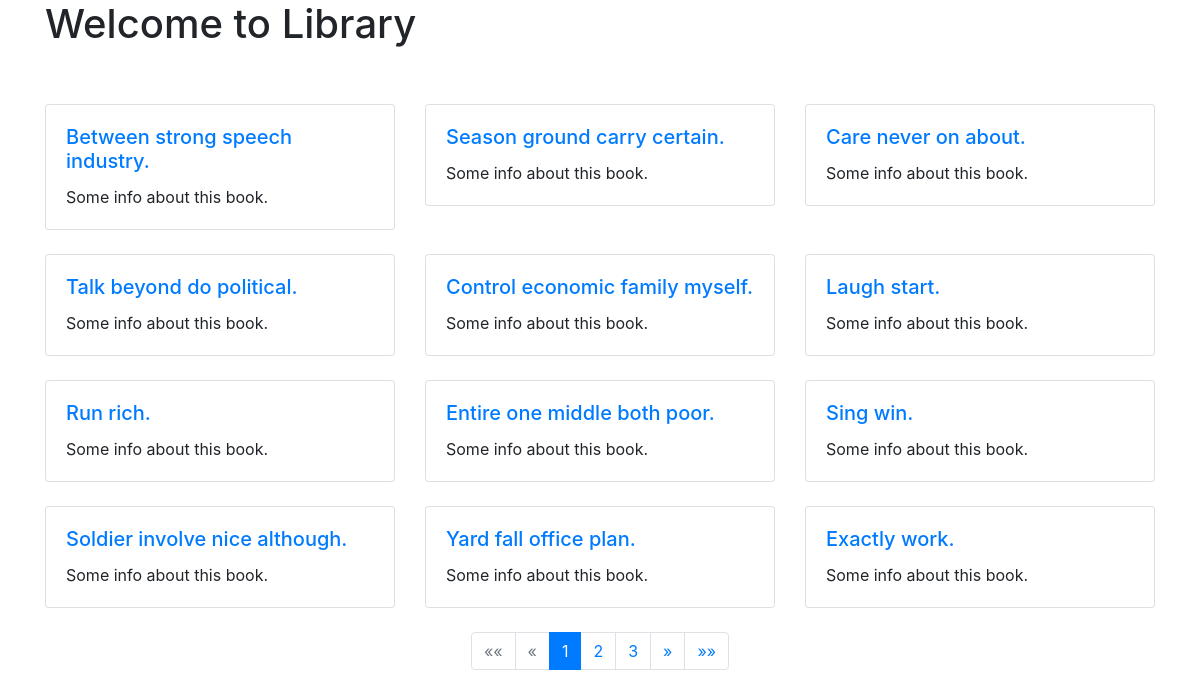
Before: /users/ (signed in) with the older database file.
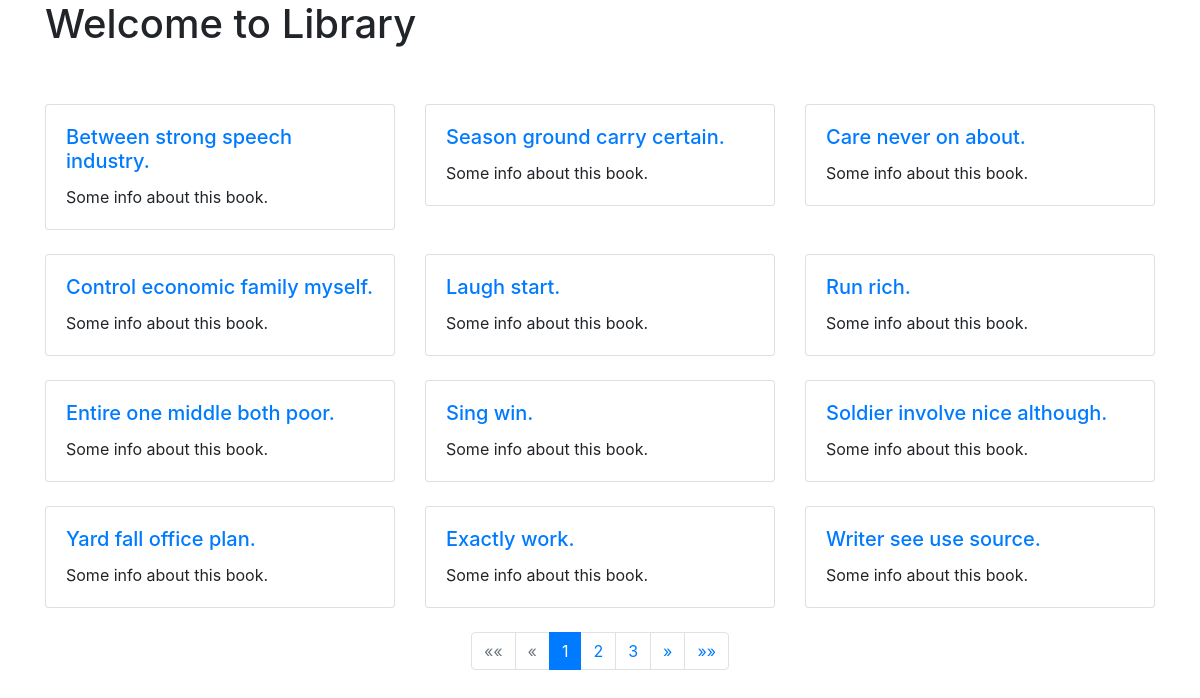
After: the same page with the newer database file.
### library/models.py (models this page shows, shortened)
class Book(models.Model):
    title = models.CharField(max_length=200)
    authors = models.ManyToManyField(Author)
    genre = models.ForeignKey(Genre, on_delete=models.CASCADE)
    pub_date = models.DateField('Publication date')
    quantity = models.IntegerField(default=1)

### users/views.py (the view)
# urls.py: path('', views.users_home, name='index'),
@login_required
@user_passes_test(lambda u: not u.is_staff)
def users_home(request):
    if request.method == 'POST':
        book_id = request.POST.get('book_id')
        book = get_object_or_404(Book, id=book_id)
        BorrowedBook.objects.create(user=request.user, book=book)
    books_list = Book.objects.all()
    page = request.GET.get('page', 1)
    paginator = Paginator(books_list, 12)  # Show 10 books per page
    try:
        books = paginator.page(page)
    except PageNotAnInteger:
        books = paginator.page(1)
    except EmptyPage:
        books = paginator.page(paginator.num_pages)
    return render(request, 'users/index.html', {'books': books})

### users/templates/users/index.html (shortened to what this page needs)
<!DOCTYPE html>
<html>
<head>
    <link href="https://stackpath.bootstrapcdn.com/bootstrap/4.3.1/css/bootstrap.min.css" rel="stylesheet">
</head>
<body>
<div class="container">
    <h1>Welcome to Library</h1>
    <br><br>
    <div class="row">
        {% for book in books %}
            <div class='col-4'>
                <div class='card mb-4'>
                    <div class='card-body'>
                        <h5 class='card-title'><a href="{% url 'users:book-detail' book.id %}">{{ book.title }}</a></h5>
                        <p class='card-text'> Some info about this book. </p>
                    </div>
                </div>
            </div>
        {% endfor %}
    </div>
    <nav aria-label="Page navigation example">
        <ul class="pagination justify-content-center">
            {% if books.has_previous %}
                <li class="page-item">
                    <a class="page-link" href="?page=1" aria-label="First">
                        <span aria-hidden="true">&laquo;&laquo;</span>
                    </a>
                </li>
                <li class="page-item">
                    <a class="page-link" href="?page={{ books.previous_page_number }}" aria-label="Previous">
                        <span aria-hidden="true">&laquo;</span>
                    </a>
                </li>
            {% else %}
                <li class="page-item disabled">
                    <span class="page-link" aria-label="First">
                        <span aria-hidden="true">&laquo;&laquo;</span>
                    </span>
                </li>
                <li class="page-item disabled">
                    <span class="page-link" aria-label="Previous">
                        <span aria-hidden="true">&laquo;</span>
                    </span>
                </li>
            {% endif %}
            {% for num in books.paginator.page_range %}
                {% if books.number == num %}
                    <li class="page-item active">
                        <span class="page-link">{{ num }} <span class="sr-only">(current)</span></span>
                    </li>
                {% elif num > books.number|add:-3 and num < books.number|add:3 %}
                    <li class="page-item"><a class="page-link" href="?page={{ num }}">{{ num }}</a></li>
                {% endif %}
            {% endfor %}
            {% if books.has_next %}
                <li class="page-item">
                    <a class="page-link" href="?page={{ books.next_page_number }}" aria-label="Next">
                        <span aria-hidden="true">&raquo;</span>
                    </a>
                </li>
                <li class="page-item">
                    <a class="page-link" href="?page={{ books.paginator.num_pages }}" aria-label="Last">
                        <span aria-hidden="true">&raquo;&raquo;</span>
                    </a>
                </li>
            {% endif %}
        </ul>
    </nav>
</div>
</body>
</html>

Changed rows visible on the page:
removed Book: title "Talk beyond do political."
now on this page (row unchanged): Book: title "Writer see use source."
